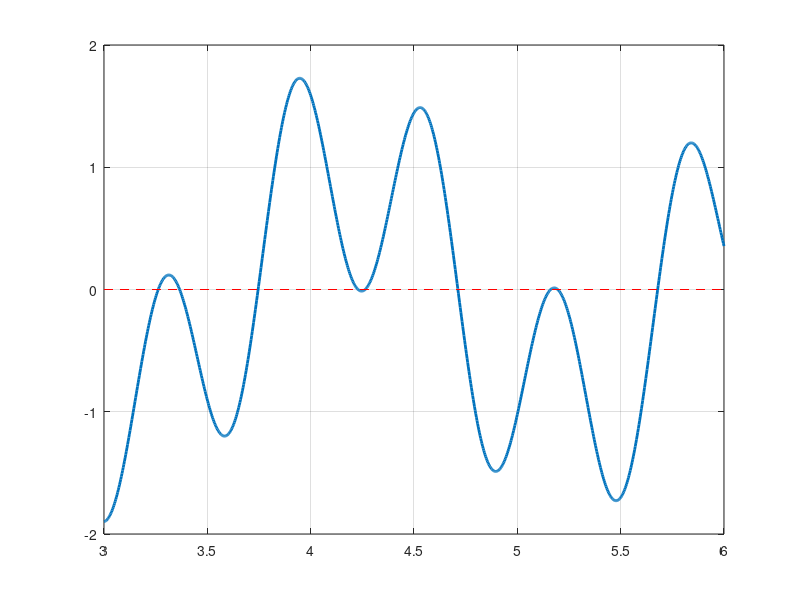

The MATLAB script that drew this image: (Note: this script raises an error after producing the figure.)
clc; clear; close all;

% In_class_1a
f = @(x) sin(10*x) + cos(3*x); 

x = linspace(3, 6, 1000); 
y = f(x);
figure;
plot(x, y, '-', 'LineWidth', 2);
grid on, hold on;

plot([3 6], [0 0], 'r--'); 
grid on, hold on;

xb = incsearch(f, 3, 6, 100);  
[m, n] = size(xb);

% Execute bisection method for each bracket
for i = 1:m
    xL = xb(i,1);
    xU = xb(i,2);
    FL = f(xL);
    
    xr_old = xL; 
    iter = 0;    
    
    fprintf('Root %d Convergence:\n', i)
    fprintf(' iter        xr         err \n')
    
    while (1)
        xr = (xL + xU)/2;
        FR = f(xr);
        iter = iter + 1;
        
        err = abs((xr - xr_old)/xr);
        fprintf('%5d %10.4f %10.5f \n', iter, xr, err)
        
       
        if err < 1e-4 || iter > 20
            break; 
        end
        
        xr_old = xr;
        if sign(FR*FL) > 0
            xL = xr;
        else
            xU = xr;
        end
    end
    
    % Plotting the roots on the curve
    plot(xr, FR, 'o', 'LineWidth', 2, ...
        'MarkerEdgeColor', 'r', ...
        'MarkerFaceColor', 'w', ...
        'MarkerSize', 10);
end
 xlabel('x')
 ylabel('y') 
 title('Bisection Method - Incalass 1a')
